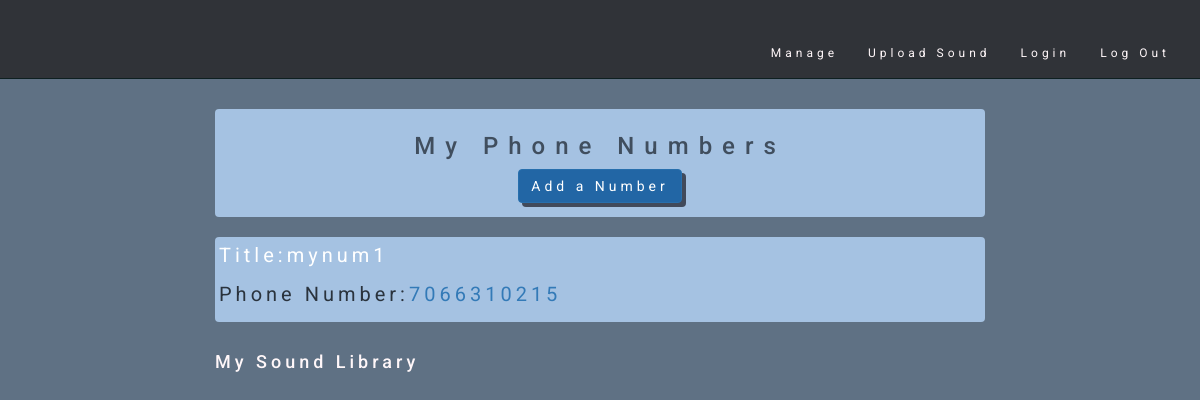
Before: / (signed in) with the older database file.
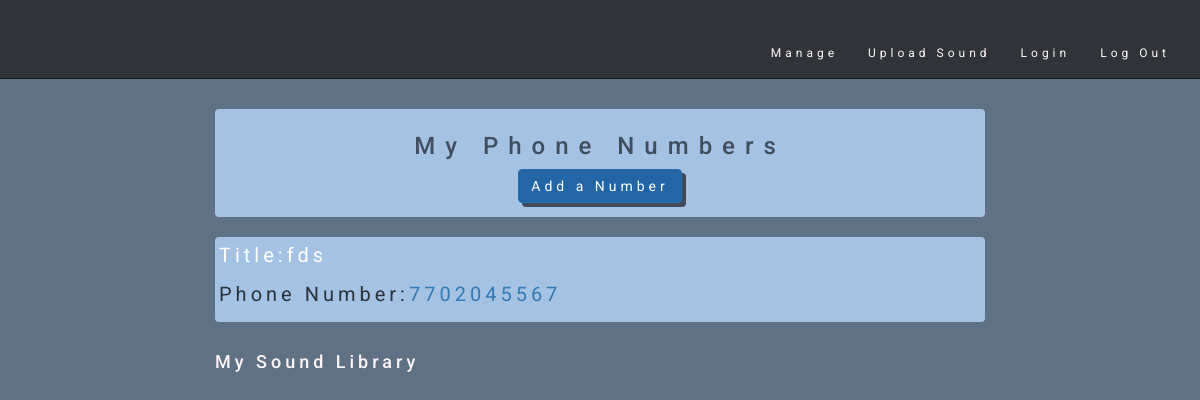
After: the same page with the newer database file.
### vapp/models.py (models this page shows, shortened)
class NumObject(models.Model):
	title= models.CharField(max_length=50)
	number= models.IntegerField()
	ident= models.IntegerField()
	usersave= models.CharField(max_length=100, blank= True)

### vapp/views.py (the view)
# urls.py: url(r'^$', views.index, name= 'list'),
def index(request):
	listboy= NumObject.objects.all()
	instance= Sounds.objects.all()
	context= {
		'object_listboy': listboy,
		'instance':instance,
	}
	return render(request, 'wall.html', context)

### vapp/templates/wall.html (shortened to what this page needs)
{% extends "header.html" %}
{% block content %}
{% load staticfiles %}
<div class='col-sm-8 col-sm-offset-2'>
<div class='thumbnail'>
<h3 class="text-center">My Phone Numbers</h3>
<p class="text-center"><a class="btn btn-success" style="color: #ffffff" href="/createnum">Add a Number</a></p>
</div>
{% for obj in object_listboy %}
	{% if request.user.username == obj.usersave%}
					<div class='row'>
					<div class='col-sm-12'>
					<div class='thumbnail'>
		<p style="font-size: 20px; color:#ffffff">Title:{{obj.title}}</p>
		<p style="font-size: 20px">Phone Number:<a href= '/{{obj.id}}/'>{{obj.number}}</a></p>
					</div>
					</div>
					</div>
	{% endif %}
{% endfor %}
<h4>My Sound Library</h4>
</div>
{% endblock %}

### vapp/templates/header.html (shortened to what this page needs)
<!DOCTYPE html>
<html>
<head>
    {% load staticfiles %}
    <link rel="stylesheet" href="{% static 'css/bootstrap.min.css' %}" type="text/css" >
    <link rel="stylesheet" href="{% static 'css/mystyle.css' %}" type="text/css" >
</head>
<body>
<div id="myNavbar"  class="navbar navbar-default navbar-static-top" role="navigation">
  <div class="container"  >
  <div id= 'outer' >
    <div class="navbar-collapse collapse">
      <ul class="nav navbar-nav navbar-right">
        <li><a href="/">Manage</a></li>
        <li><a href="/create/">Upload Sound</a></li>
        <li><a href="/accounts/login">Login</a></li>
        <li><a href="/accounts/logout">Log Out</a></li>
      </ul>
    </div>
  </div>
  </div>
</div>
    {% block content %}
    {% endblock %}
</body>
</html>

### vapp/static/css/mystyle.css (style rules this page uses)
.navbar-right { padding-top: 2%; }
#myNavbar { background-color: #303338; border-color: #0e2021 !important; }
ul.nav li a, ul.nav.navbar-right li a { color: #fff7f9; }
#outer { padding-left: .8%; padding-top: 5px; }
body { font-size: 12px; background-color: #5f7184; font-family: 'Roboto',sans-serif; letter-spacing: 4px; color: #fff7f9; }
h1,h2,h3 { color:#404e5e; letter-spacing: 10px; }
p { color: #2a333d; }
.btn-default,.btn-primary,.btn-success,.btn-info,.btn-warning,.btn-danger { -webkit-box-shadow: 4px 4px 0px #414a5b; -moz-box-shadow: 4px 4px 0px #414a5b; box-shadow: 4px 4px 0px #414a5b; }
.btn.btn-success { font-family: 'Roboto'; background-color:#2266a5; color: #cce7ff; border-color: #276fad; }
.thumbnail { background-color: #a5c2e2; border-color: #2a2c30; border: none; }

Changed rows visible on the page:
no longer on this page (row edited): NumObject: title "mynum1", number "7066310215"
added NumObject: title "fds", number "7702045567"
